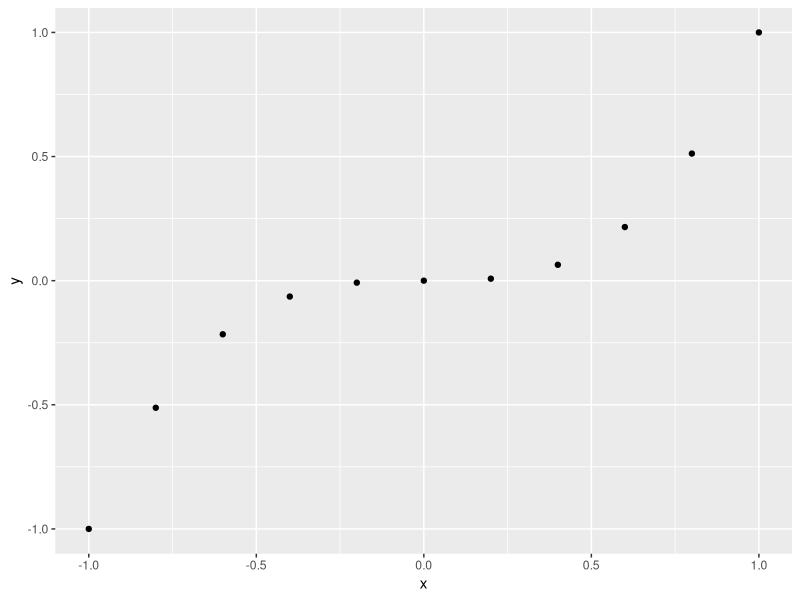
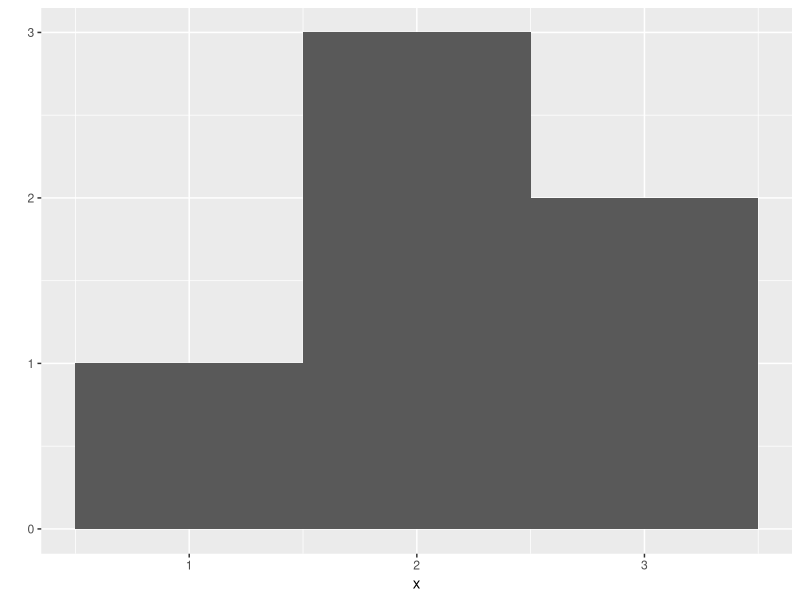
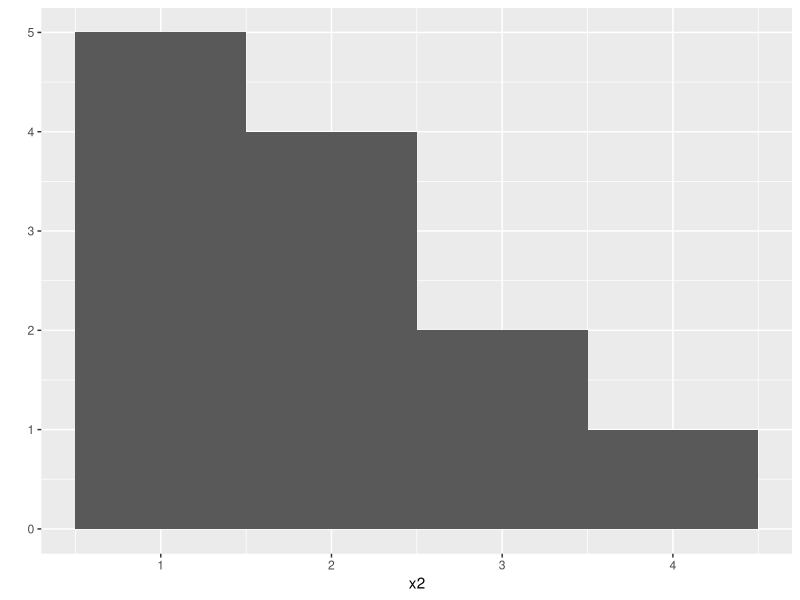
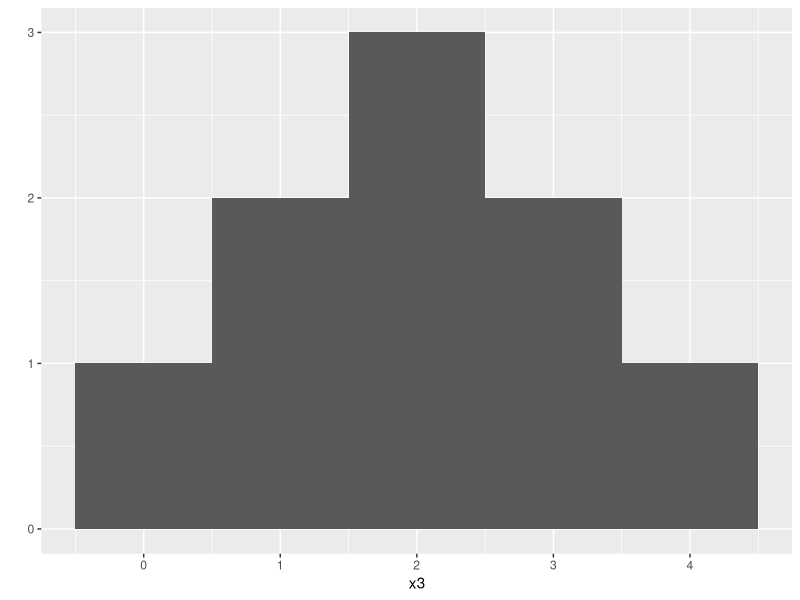
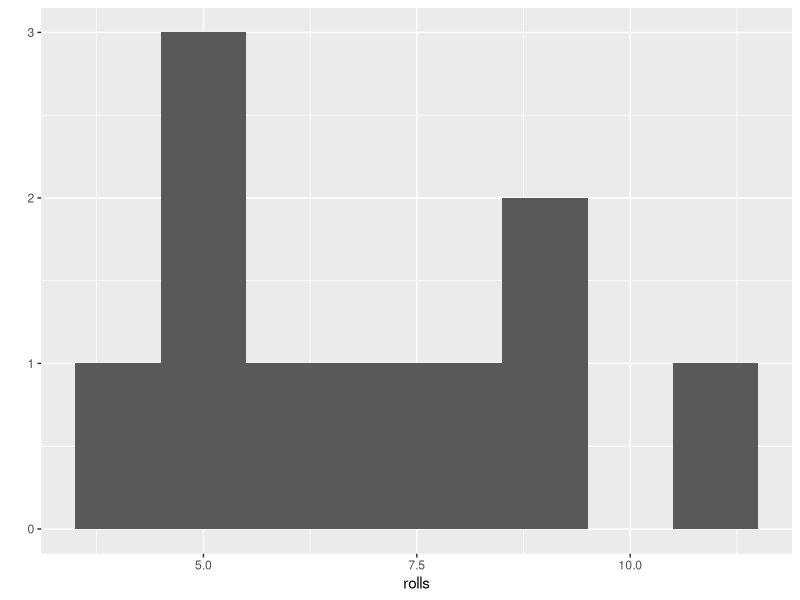
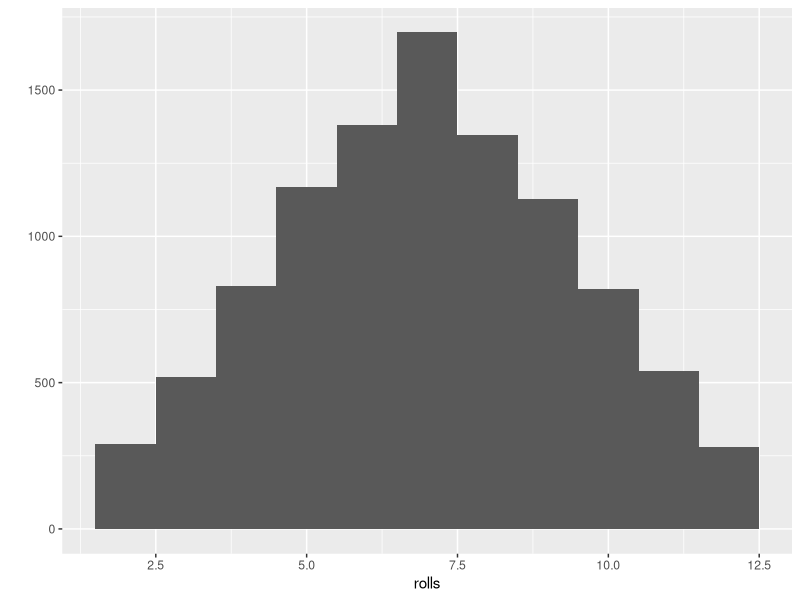

Recreate these plots in R, in order.
## ---- chunk 1
knitr::opts_chunk$set(echo = TRUE)
## ---- chunk 2
# use <- to assign the value of 1 to the object 'a'
a <- 1
# then test it
a + 2
# the output of the expression evaluated (a + 2) is displayed in the box above
# note the use of the pound sign (#) at the start of a line lets me annotate the code
## ---- chunk 3
# create an object, die, that is a sequence of numbers from 1 to 6, using ':'
die <- 1:6
die
## ---- chunk 4
Name <- 1
name <- 0

name + 1
## ---- chunk 5
my_number <- 1
my_number

my_number <- 999
my_number
## ---- chunk 6
ls()
## ---- chunk 7
# rm(list=ls())
## ---- chunk 8
die - 1
die / 2
die * die
## ---- chunk 9
die + 1:2
## ---- chunk 10
die + 1:4
## ---- chunk 11
die %*% die # inner
die %o% die # outer
## ---- chunk 12
round(3.1415)
factorial(3)
## ---- chunk 13
mean(1:6) # raw data
mean(die) # an R object
round(mean(die)) # of even the result of another function
## ---- chunk 14
sample(x = 1:6, size = 2)
## ---- chunk 15
sample(x = die, size = 1)

## ---- chunk 16
sample(x = die, size = 1)
## ---- chunk 17
sample(die, 1)
## ---- chunk 18
# round(3.1415, corners = 2) # running this without the # sign will cause an error
# this is because the function round() does not use the argument 'corners'
## ---- chunk 19
args(round) 
# the output shows that the digits argument has a default value of zero, which rounds to the nearest integer
## ---- chunk 20
round(3.1415, digits = 2)
## ---- chunk 21
sample(die, 1) # here, R automatically matches the value 1 to the argument 'size'
## ---- chunk 22
sample(size = 1, x = die) 
## ---- chunk 23
sample(die, size = 2)
## ---- chunk 24
sample(die, size = 2) 
sample(die, size = 2)  
sample(die, size = 2)  
## ---- chunk 25
sample(die, size = 2, replace = TRUE) 
## ---- chunk 26
dice <- sample(die, size = 2, replace = TRUE)
dice
sum(dice)
## ---- chunk 27
dice
dice # it gives the same result as originally output 
## ---- chunk 28
roll <- function() { # this line contains the function name (roll) and the parentheses contain the argument (here, there are none)
  die <- 1:6
  dice <- sample(die, size = 2, replace = TRUE)
  sum(dice) # these three lines within the pair of braces contain the function's body of code. The indentations are only for clarity.
}
## ---- chunk 29
roll()
## ---- chunk 30
dice
1 + 1
sqrt(2)
## ---- chunk 31
dice <- sample(die, size = 2, replace = TRUE)
two <- 1 + 1
a <- sqrt(2)
## ---- chunk 32
# roll2 <- function() {
#   dice <- sample(bones, size = 2, replace = TRUE)
#   sum(dice)
# }
# 
# roll2()
## ---- chunk 33
roll2 <- function(bones) {
  dice <- sample(bones, size = 2, replace = TRUE)
  sum(dice)
}
## ---- chunk 34
roll2(bones = 1:6)
## ---- chunk 35
roll2(1:6)
## ---- chunk 36
roll2 <- function(bones = 1:6) {
  dice <- sample(bones, size = 2, replace = TRUE)
  sum(dice)
}
## ---- chunk 37
roll2()
## ---- chunk 38
die <- 1:6
dice <- sample(die, size = 2, replace = TRUE)
sum(dice)
## ---- chunk 39
roll <- function() {
  die <- 1:6
  dice <- sample(die, size = 2, replace = TRUE)
  sum(dice)
}
## ---- chunk 40
install.packages("ggplot2")
## ---- chunk 41
# qplot
# will give an error if you remove the # sign
## ---- chunk 42
library("ggplot2")
## ---- chunk 43
qplot
## ---- chunk 44
x <- c(-1, -0.8, -0.6, -0.4, -0.2, 0, 0.2, 0.4, 0.6, 0.8, 1)
x
## ---- chunk 45
y <- c(x^3)
y
## ---- chunk 46
qplot(x, y)
## ---- chunk 47
x <- c(1, 2, 2, 2, 3, 3)
qplot(x, binwidth = 1)
## ---- chunk 48
x2 <- c(1, 1, 1, 1, 1, 2, 2, 2, 2, 3, 3, 4)
qplot(x2, binwidth = 1)
## ---- chunk 49
x3 <- c(0, 1, 1, 2, 2, 2, 3, 3, 4)
qplot(x3, binwidth = 1)
## ---- chunk 50
replicate(3, 1 + 1)
## ---- chunk 51
rolls <- replicate(10, roll())
qplot(rolls, binwidth = 1)
## ---- chunk 52
rolls <- replicate(10000, roll())
qplot(rolls, binwidth = 1)
## ---- chunk 53
?sqrt
?log10
?sample
## ---- chunk 54
??log
## ---- chunk 55
?sample
